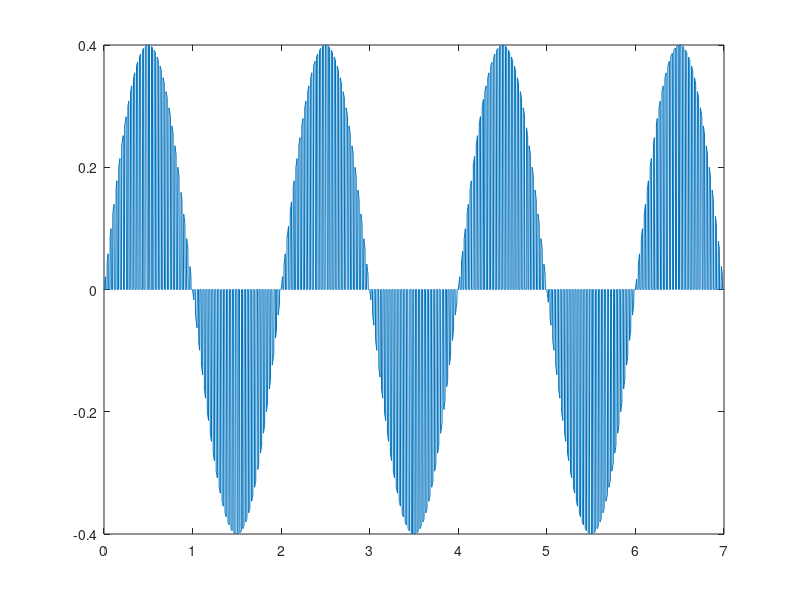
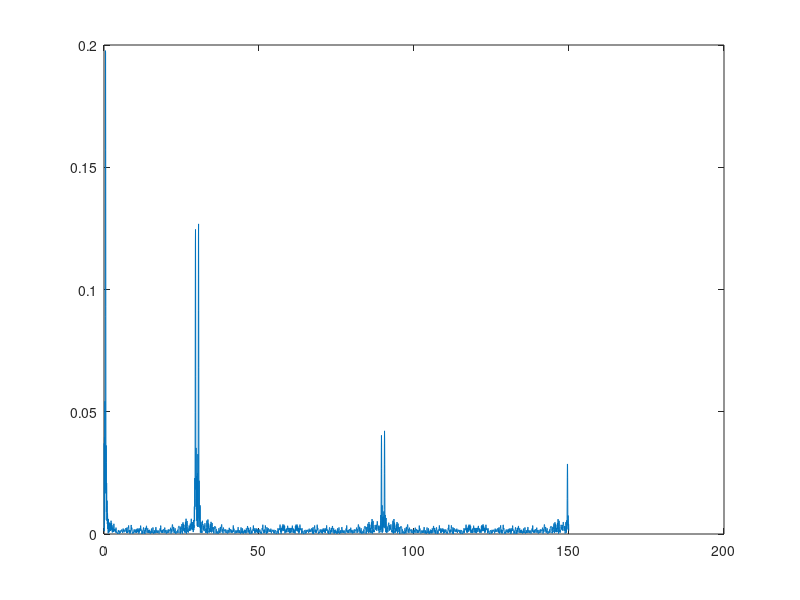

MATLAB code to generate these figures, in order:
clear;
fs = 300;
t = 0:1/300:7;
Ndata=length(t);
%x = (square(2*pi*30*t)+1)/2;
%y = 0.2*(sin(2*pi*0.8*t)+2);
x = square(2*pi*30*t)+1;
y = 0.2*sin(2*pi*0.5*t);
out=x.*y;
%out=x;
figure(1);
plot(t,out);

figure(2);
N=4096*2;
f2=(0:N-1)*fs/N;
fout=abs(fft(out,N));
plot(f2(1:N/2),fout(1:N/2)*2/Ndata);


